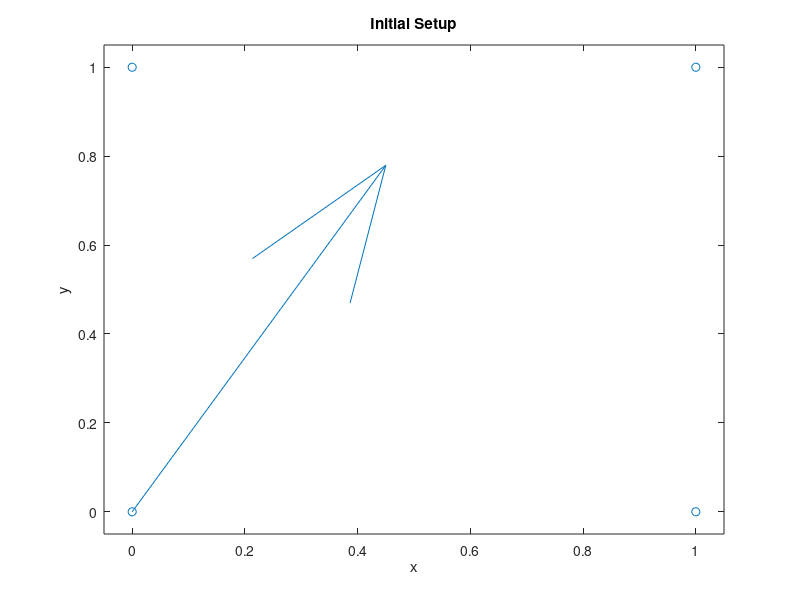
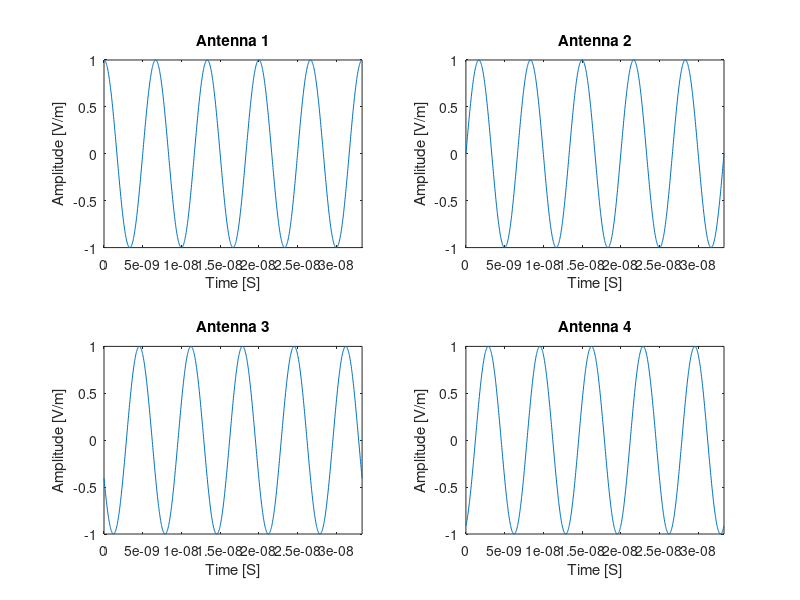

Reproduce these figures in MATLAB, in order.
%% Simple Model of Antenna Array
% The purpose of this script is to create a model of the signals that we 
% might receive from the radio location collars. We assume that, since the
% antennas are far enough away from the source, we see the incoming waves
% as plane waves. We also will only work in two dimensions, which is as if
% the waves and the antennas are on the same plane.
%
% Hopefully from this we can build a fake set of signals that allow us to
% understand how to interpret phase changes to find the direction of the
% wave propagation.

%% Initialize Workspace
% clear;
% close all;
% clc;

%% Input Parameters
%Frequency
f = 150e6; %[hz]

%E-field magnitude
E_o = 1; %[V/m] Not used as of now

%Vacuum permittivity 
epsilon_o = 8.8541878176e-12; %[F/m]
epsilon_rel = 1;

%permeability
mu_o = (4*pi)*10^(-7); %[H/m]
mu_rel = 1;
%recall that [F/m]*[H/m] = s^2/m^2 = 1/c

%The four antennas will be placed in a square grid like:
%  4    3
%
%  1    2
%
% The separation constant (like lattice constant) is 
a = 1; %[m]

%From this the positions of the antennas can be determined
r1 = [0, 0];
r2 = [a, 0];
r3 = [a, a];
r4 = [0, a];

%For plotting
r_all = [r1;r2;r3;r4];

%Propagation direction (theta = 0 => dirction is from antenna 1 to 2 and 
%   increasing theta moves counter-clockwise)
theta = 2*pi*60/360; %[radians]

%% Calculations

%angular frequency based off frequency
omega = 2*pi*f;

%permitivity & permeability (same units)
eps = epsilon_o*epsilon_rel;
mu = mu_o*mu_rel;

%propagation constant
beta = omega*sqrt(mu*eps); %[m^-1]

%Propagation direction vector
k = [1,0];
rot = [cos(theta),-sin(theta);sin(theta),cos(theta)];
k = (rot*k')';

%prop constant dotted with r as in time-harmonic exponential. We are only
% looking at a few positions, so these can be pre-calculated
bkr = beta*[dot(k,r1);
            dot(k,r2);
            dot(k,r3);
            dot(k,r4)];

%want 5 periods of information collected
T = 1/f;
t = linspace(0,5*T, 1000); %time vector based on frequency

%Electric field matrix initialized to num time steps & antennas
E = zeros(length(bkr),length(t));

for m=1:length(t)
    for n=1:length(bkr)
        E(n,m) = exp(1i*(omega*t(m)-bkr(n)));
    end
end


numPlots = length(bkr);
gridSize = numPlots;
if sqrt(numPlots)==floor(sqrt(numPlots))
    gridSize = sqrt(numPlots);
else
    gridSize = floor(sqrt(numPlots))+1;
end
    
    
figure;
quiver(0,0,k(1),k(2));
hold on;
scatter(r_all(:,1), r_all(:,2));
axis([-.05 1.05 -.05 1.05]);
title('Initial Setup');
xlabel('x');
ylabel('y');

figure;
for m=1:length(bkr)
    subplot(gridSize,gridSize,m);
    plot(t,real(E(m,:)));
    title(['Antenna ' num2str(m)]);
    xlabel('Time [S]');
    ylabel('Amplitude [V/m]');
    axis([0 t(end) -E_o E_o]);
end

% I might want to end up saving the resulting information to a data file so
% that other parts of the DSP program can try to use the idealized output
% form this file and test their algorithms.
